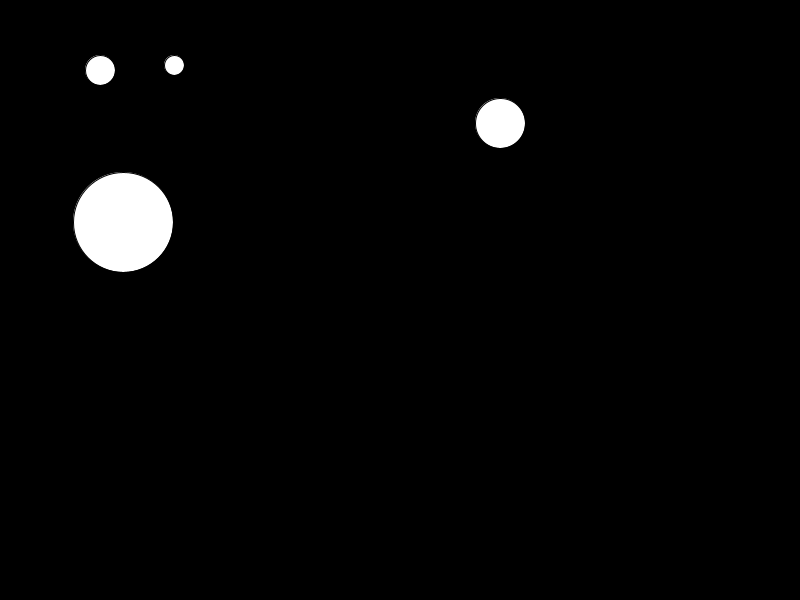
Frame 1 (no input)
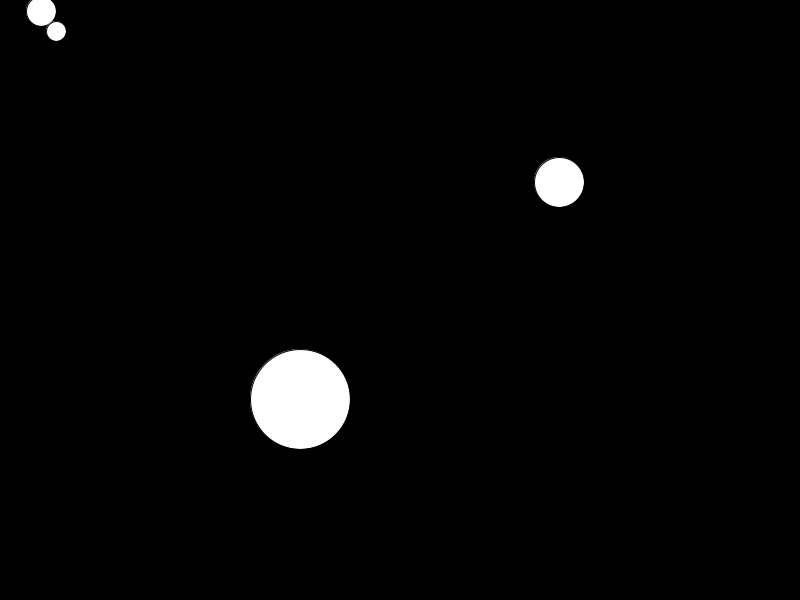
Frame 60 (the mouse pressed at the canvas centre just before this capture)
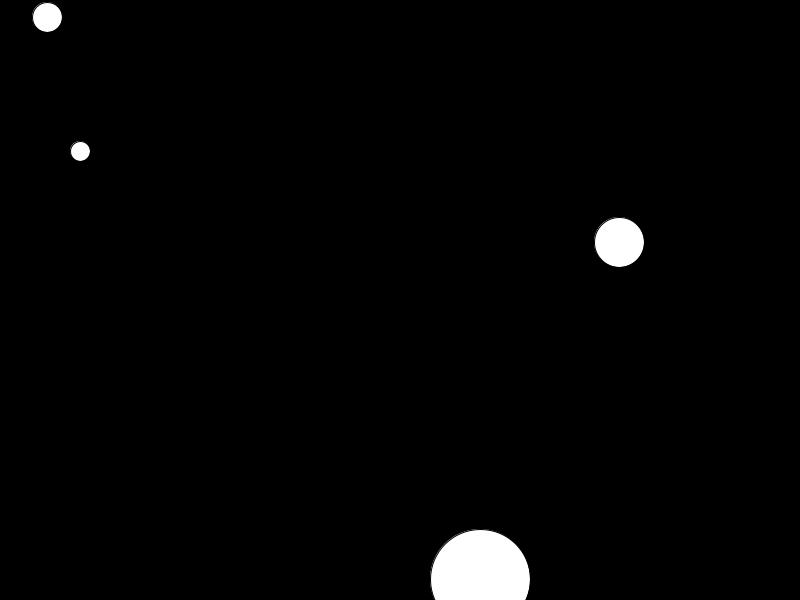
Frame 120 (the mouse held since frame 60 and released just before this capture)

The Processing sketch that drew these frames (run headless with seeded random() and noise(); from frame 60 on, the mouse is pressed at the canvas centre):

// Processing sketch: _5_bouncing_circles
// ── _5_bouncing_circles.pde
//create five bouncing balls
int []x = {100,174,500,365,123};
int []y = {70,65,123,645,222};
int []sz = {30,20,50,60,100};
int []speedX = {-1,-2,1,2,3};
int []speedY = {-1,-2,1,2,3};

void setup () {
  size (800,600);
}

void draw() {
 background (0);
 for (int i=0; i<5; i++){
  ellipse (x[i], y[i], sz[i], sz[i]);
  x[i]= x[i]+ speedX [i];
  y[i]= y[i]+ speedY [i];
 
   if (x[i] - sz[i]/2 <0 || x[i] + sz[i]/2 >width){
    speedX[i]*=-1;
  }
  if (y[i] - sz[i]/2 >height || y[i] + sz[i]/2 <0){
    speedY[i]*=-1;
  }
  } 
 

}
  
